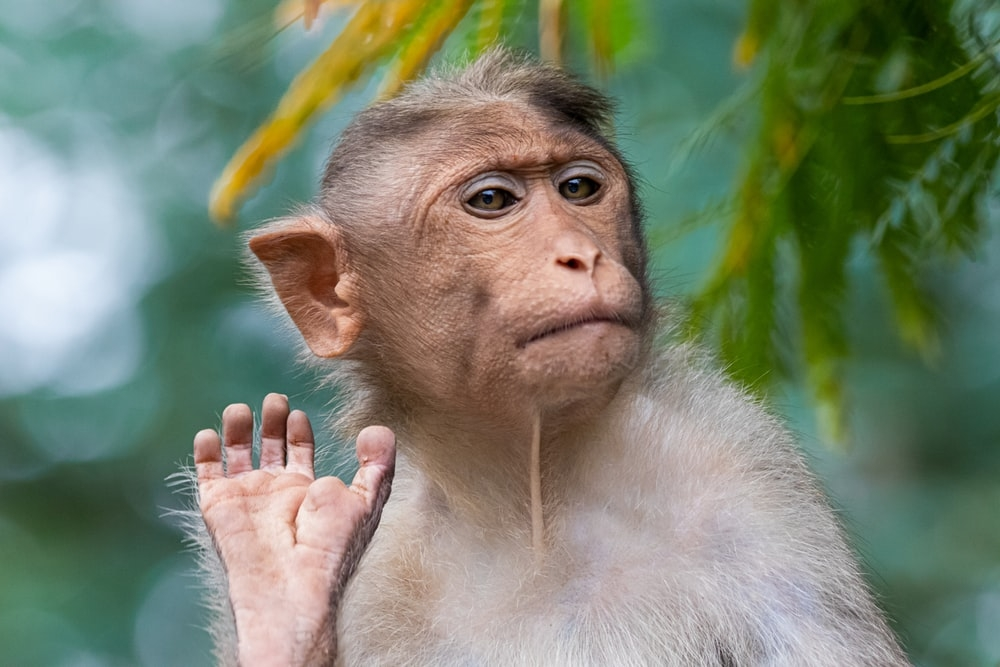
#> input picture Part 1/input.jpg, 1000 x 667 px
$ jupyter execute --allow-errors PART1.ipynb   (shell and % lines are left out)
#> lines starting #> are read from the running program, lines starting #| are printed output that depends on the picture; after the words box and inside, x2 and y2 are one past the last pixel; in counts of white or black regions, pixels touching at a corner belong together
        ## Computer Vision(CS 436, CS5310, EE513) Programming Assignment#3 Part#1

### Currently there are lots of professional cartoonizer applications available in the market but most of the them are not freeware, you don't need powerful rendering software or even years of experience to develop such an application(as you will see in this assignment) All you need is essentially a bilateral filter and some edge detection. You are allowed to use opencv for this assigment

## Step#1
### In this step we will be applying a bilateral filter on our input image. A bilateral filter is used for smoothening images and reducing noise, while preserving edges, because a bilateral filter smooths flat regions while keeping edges sharp, it is ideally suited to convert an RGB image into a cartoon. Unfortunately, bilateral filters are orders of magnitudes slower than other smoothing operators (e.g., Gaussian blur). Thus, if speed is important, it might be a good idea to operate on a down-scaled version of the original image first and then upscale it afterwards.

[cell 1]
#required imports
import matplotlib
from mpl_toolkits import mplot3d
from matplotlib import pyplot as plt
from matplotlib import cm
from matplotlib import image as mpimg
from matplotlib.pyplot import figure
import cv2
import numpy as np

[cell 2]
#TO DO
#step 1
#Use bilateral filter for edge-aware smoothing.


num_down = 1 # number of downsampling steps
num_bilateral = 4 # number of bilateral filtering steps

img = cv2.imread('input.jpg')
#> img is the input picture: shape (667, 1000, 3); mean B, G, R 110.6, 130.4, 121.5
img = cv2.cvtColor(img, cv2.COLOR_BGR2RGB)
# downsample image using Gaussian pyramid(see opencv 'pyrDown()' function)
for i in range (num_down):
    img = cv2.pyrDown(img)

# repeatedly apply small bilateral filter instead of
# applying one large filter
for i in range (num_bilateral):
    img = cv2.bilateralFilter(img, 15, 75, 75)
#> this loop made 4 passes
#> pass 2, `img = cv2.bilateralFilter(img, 15, 75, 75)`:
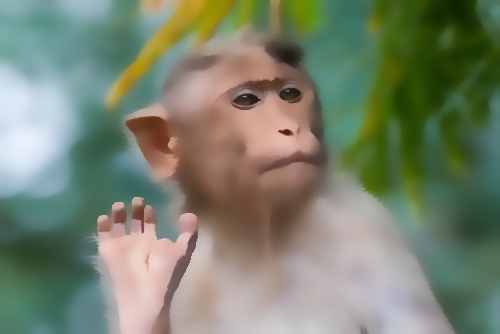
#> img: shape (334, 500, 3); mean R, G, B 121.5, 130.5, 110.7

# upsample image to original size (see opencv 'pyrUp()' function)
for i in range (num_down):
    bilateralImg = cv2.pyrUp(img)

plt.imshow(bilateralImg)

## Step#2
### In this step we will blur the original image. This is considered as a pre-processing step before we move on towards the edge detection step. We will apply a median filter on the image, which replaces each pixel value with the median value of all the pixels in a small neighborhood.

[cell 3]
#TO DO
#step 2
# convert to grayscale and apply median blur
img = cv2.imread('input.jpg')
grayImg = cv2.cvtColor(img, cv2.COLOR_BGR2GRAY)
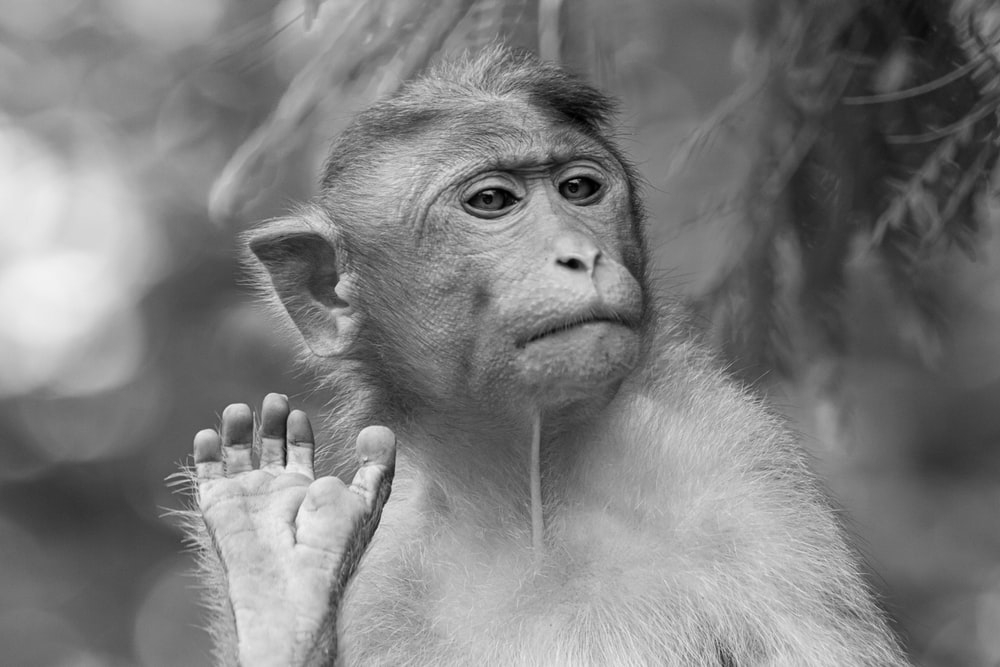
#> grayImg: shape (667, 1000); min 0, max 244, mean 125.5
medianBlurImg = cv2.medianBlur(grayImg, 5)

plt.imshow(medianBlurImg, cmap = 'gray')

## Step#3

### In this step we will create an edge mask from the output produced in step#2 using adaptive thresholding

[cell 4]
#TO DO
#step 3
# detect and enhance edges(see opencv 'adaptiveThreshold()' function)
edgeMask = cv2.adaptiveThreshold(medianBlurImg, 255, cv2.ADAPTIVE_THRESH_GAUSSIAN_C, cv2.THRESH_BINARY, 11, 2,)
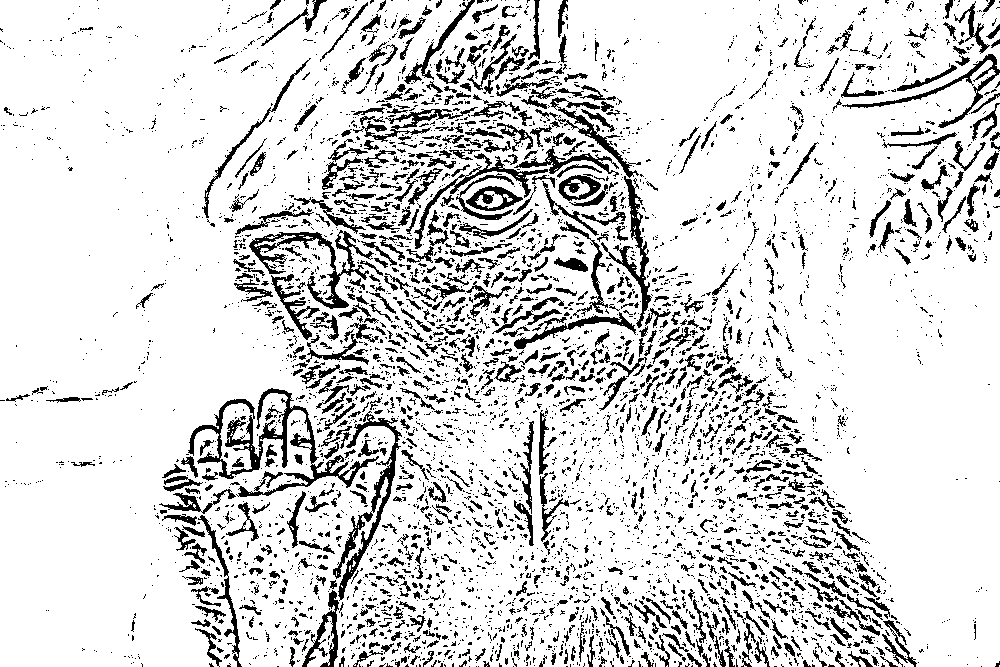
#> edgeMask: shape (667, 1000); 85.2% white; 5052 black regions (4111 under 20 px), largest, box (x1, y1, x2, y2) and area: (188, 388, 379, 497) 3952, (333, 411, 402, 601) 2140, (249, 230, 374, 309) 2066
plt.imshow(edgeMask, cmap = 'gray')

## Final Step

### In this step we will combine the output produced in step#1 and step#3 using a bitwise and operator to produce our final output.(Note: You need to convert output from step#3 to color first)

[cell 5]
#TO DO
#Final Step
# convert back to color, bit-AND with color image
finalMask = cv2.cvtColor(edgeMask, cv2.COLOR_GRAY2RGB)
#np.delete(bilateralImg, 667, 0)
#> (the rest of this cell did not finish here and is left out)
